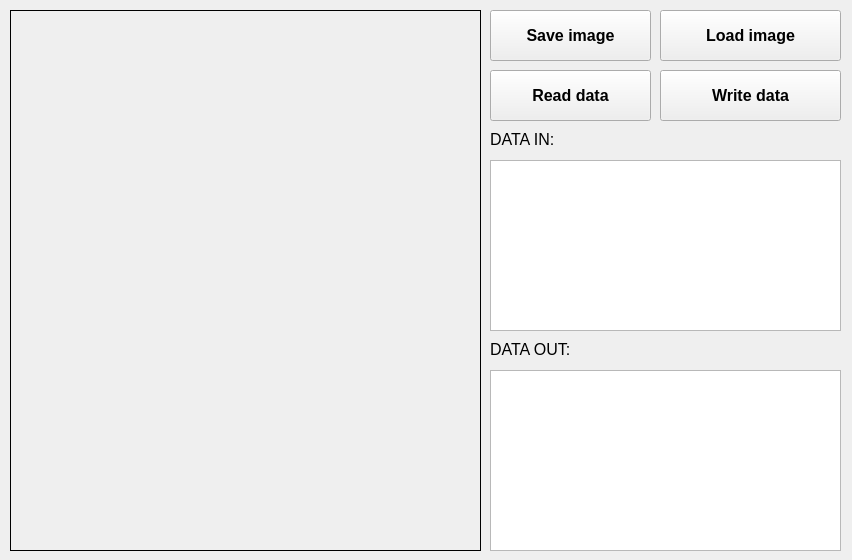
<?xml version="1.0" encoding="UTF-8"?>
<ui version="4.0">
 <class>MainWindow</class>
 <widget class="QMainWindow" name="MainWindow">
  <property name="geometry">
   <rect>
    <x>0</x>
    <y>0</y>
    <width>852</width>
    <height>560</height>
   </rect>
  </property>
  <property name="windowTitle">
   <string>MainWindow</string>
  </property>
  <widget class="QWidget" name="centralwidget">
   <widget class="QPushButton" name="pushButtonLoad">
    <property name="geometry">
     <rect>
      <x>660</x>
      <y>10</y>
      <width>181</width>
      <height>51</height>
     </rect>
    </property>
    <property name="font">
     <font>
      <pointsize>12</pointsize>
      <weight>75</weight>
      <bold>true</bold>
     </font>
    </property>
    <property name="text">
     <string>Load image</string>
    </property>
   </widget>
   <widget class="QPushButton" name="pushButtonSave">
    <property name="geometry">
     <rect>
      <x>490</x>
      <y>10</y>
      <width>161</width>
      <height>51</height>
     </rect>
    </property>
    <property name="font">
     <font>
      <pointsize>12</pointsize>
      <weight>75</weight>
      <bold>true</bold>
     </font>
    </property>
    <property name="text">
     <string>Save image</string>
    </property>
   </widget>
   <widget class="QTextEdit" name="textEditDI">
    <property name="geometry">
     <rect>
      <x>490</x>
      <y>160</y>
      <width>351</width>
      <height>171</height>
     </rect>
    </property>
    <property name="font">
     <font>
      <pointsize>10</pointsize>
     </font>
    </property>
   </widget>
   <widget class="QLabel" name="label">
    <property name="geometry">
     <rect>
      <x>490</x>
      <y>130</y>
      <width>101</width>
      <height>19</height>
     </rect>
    </property>
    <property name="font">
     <font>
      <pointsize>12</pointsize>
     </font>
    </property>
    <property name="text">
     <string>DATA IN:</string>
    </property>
   </widget>
   <widget class="QLabel" name="labelImage">
    <property name="geometry">
     <rect>
      <x>10</x>
      <y>10</y>
      <width>471</width>
      <height>541</height>
     </rect>
    </property>
    <property name="frameShape">
     <enum>QFrame::Box</enum>
    </property>
    <property name="text">
     <string/>
    </property>
   </widget>
   <widget class="QPushButton" name="pushButtonRD">
    <property name="geometry">
     <rect>
      <x>490</x>
      <y>70</y>
      <width>161</width>
      <height>51</height>
     </rect>
    </property>
    <property name="font">
     <font>
      <pointsize>12</pointsize>
      <weight>75</weight>
      <bold>true</bold>
     </font>
    </property>
    <property name="text">
     <string>Read data</string>
    </property>
   </widget>
   <widget class="QPushButton" name="pushButtonWD">
    <property name="geometry">
     <rect>
      <x>660</x>
      <y>70</y>
      <width>181</width>
      <height>51</height>
     </rect>
    </property>
    <property name="font">
     <font>
      <pointsize>12</pointsize>
      <weight>75</weight>
      <bold>true</bold>
     </font>
    </property>
    <property name="text">
     <string>Write data</string>
    </property>
   </widget>
   <widget class="QTextEdit" name="textEditDO">
    <property name="geometry">
     <rect>
      <x>490</x>
      <y>370</y>
      <width>351</width>
      <height>181</height>
     </rect>
    </property>
    <property name="font">
     <font>
      <pointsize>10</pointsize>
     </font>
    </property>
   </widget>
   <widget class="QLabel" name="label_2">
    <property name="geometry">
     <rect>
      <x>490</x>
      <y>340</y>
      <width>101</width>
      <height>19</height>
     </rect>
    </property>
    <property name="font">
     <font>
      <pointsize>12</pointsize>
     </font>
    </property>
    <property name="text">
     <string>DATA OUT:</string>
    </property>
   </widget>
  </widget>
 </widget>
 <resources/>
 <connections/>
</ui>
